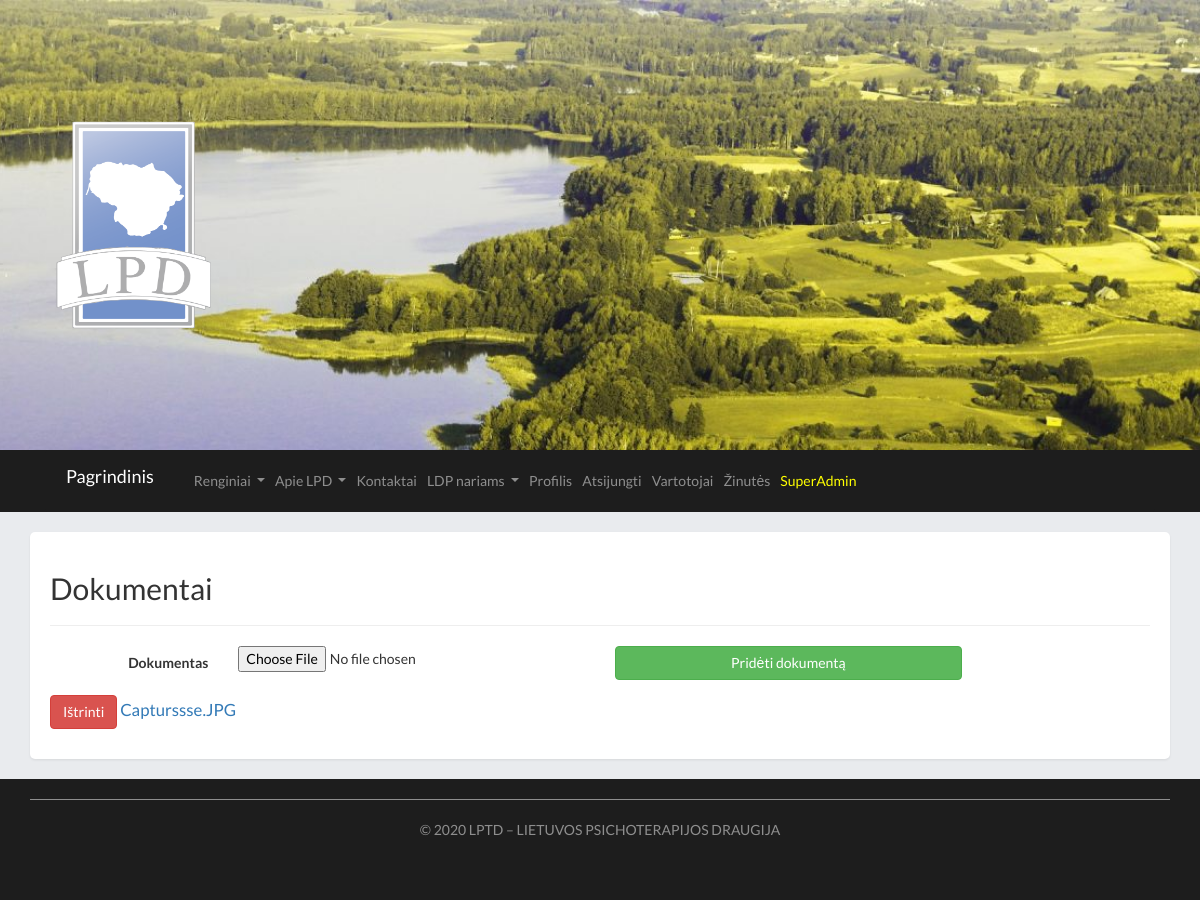
Page /dokumentai/ (signed in) on the earlier database version.
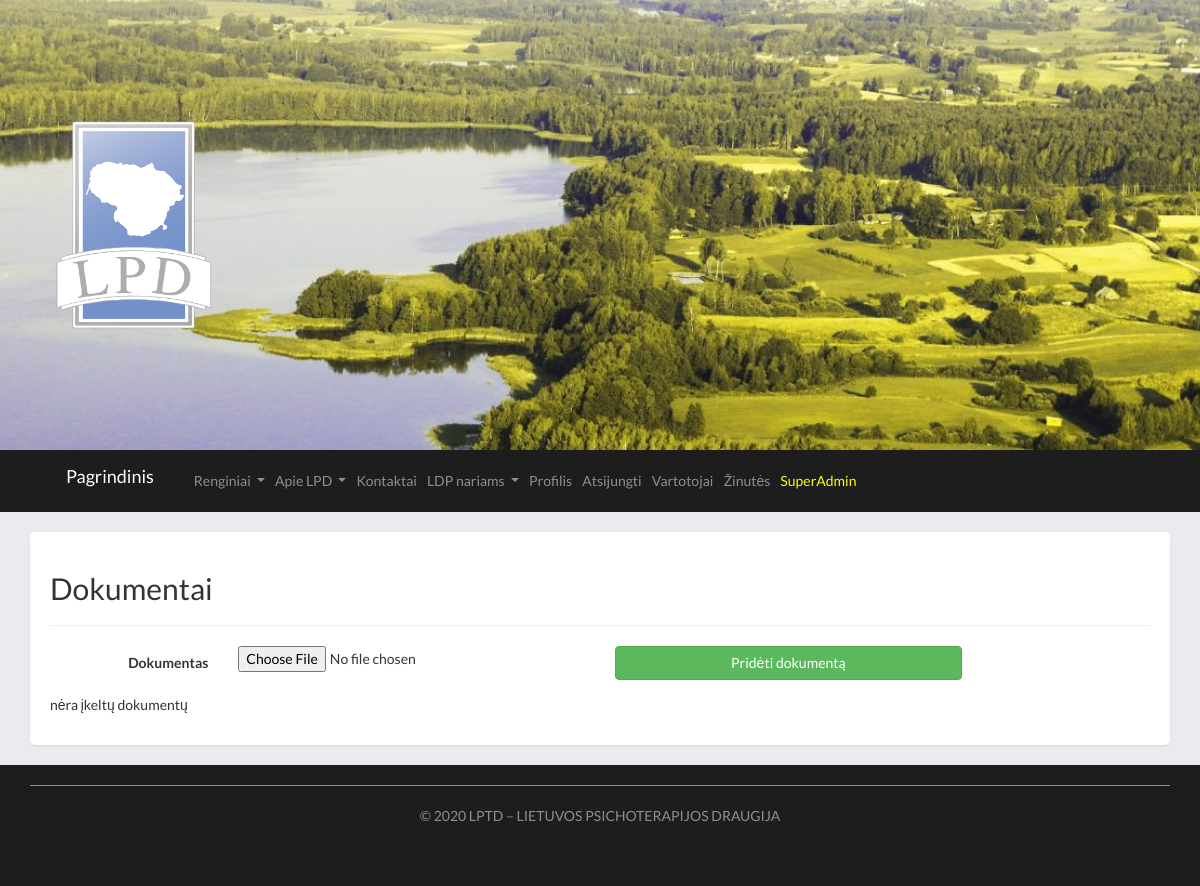
Same page on the later database version.
### main.py (models this page shows)
class Document(db.Model):
	id = db.Column(db.Integer, primary_key=True)
	date_created = db.Column(db.DateTime, default=datetime.utcnow)
	name = db.Column(db.String(4000), default="")

### main.py (the view, shortened to what this page needs)
@app.route("/dokumentai/", methods=["GET", "POST"])
def documents():
	docs = list(reversed(Document.query.order_by(Document.date_created).all()))
	return render_template("dokumentai.html",docs = docs, current_user=current_user())

### main.py (called while the page is built)
def current_user():
	email = request.cookies.get("current-user-email")
	current_user = User.query.filter_by(email=email).first()
	if current_user == None:
		current_user = guest_user()
	return current_user

### templates/dokumentai.html (shortened to what this page needs)
{% extends "base.html" %}
{% block page%}
<div class = "row justify-content-md-center">
<div class = "col-lg-12 shadow-sm page">
{% if current_user.lvl > 0%}
	{% if current_user.lvl == 2%}
	<form class="form-horizontal  " role="form"  method="POST" enctype="multipart/form-data">
		<h2>Dokumentai</h2><hr>
			<div class="form-group">
				<label for="photo" class="col-md-2 control-label">Dokumentas</label>
				<div class="col-md-4">
					<input type="file" id="file" name="file"  class="form-control-file" required>
				</div>
				<div class="col-md-4">
					<input type="submit" value="Pridėti dokumentą" class="btn btn-success btn-block pull-right">
				</div>
			</div>
	</form>
	{% endif %}
			{% if docs|length == 0 %}
				<p> nėra įkeltų dokumentų </p>
			{% endif %}
			{% for doc in docs %}
				<p> {% if current_user.lvl == 2%}
					<a class="btn btn-danger" href="/delete_document/{{doc.id}}">Ištrinti</a>
					{% endif %}
					<a href="/download_document/{{doc.id}}"><big>{{doc.name}}</big> </a>
				</p>
			{% endfor %}
	{% else %}
	 error 404
	{% endif %}
</div>
</div>
{% endblock %}

Differences in the rows shown:
removed Document: name "Capturssse.JPG"
Other differences:
text now shown: "nėra įkeltų dokumentų"
